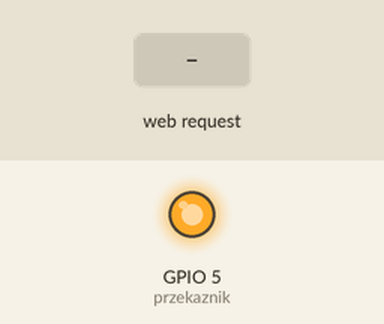
Recording of a sketch running on a simulated ESP8266 (NodeMCU). Parts: output pins drawn as LEDs (lit = HIGH). The test bench sets the inputs (shaded band). WiFi joins after 1.5 s; servers stay silent unless stated; what the sketch prints to the serial monitor is not drawn.

Above: at 2.7 s.
2.8 s: HTTP request GET /turnOn received
At 4.0 s:
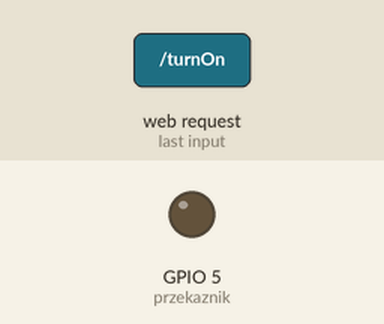
4.3 s: HTTP request GET /turnOff received
At 5.3 s:
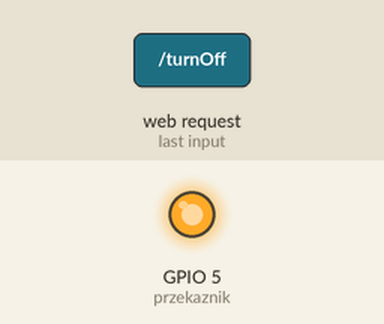
Timing chart, 0 to 7.3 s (numbered marks = the images above; inputs shaded):
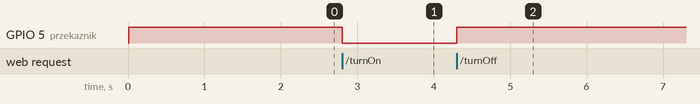

The sketch:

swich_wifi_przyklad.ino
```cpp
#include <ESP8266WiFi.h>
#include <Ticker.h>
#include <Math.h>

 const char* ssid = "0000000"; //nazwa ssid sieci
const char* password = "000000"; //haslo

#define przekaznik 5

WiFiServer server(80);

char kolor[] = "black";


void setup() {
 Serial.begin(115200);
  delay(10);
  pinMode(przekaznik, OUTPUT);
  digitalWrite(przekaznik, HIGH);

  //Laczenie z siecia wifi
  Serial.println();
  Serial.println();
  Serial.print("Laczenie z: ");
  Serial.println(ssid);

  IPAddress ip(000, 000, 0, 000); //preferowany adres IP
  IPAddress gateway(000, 000, 0, 0); // wpisać swoje
  IPAddress subnet(000, 000, 000, 0);
  WiFi.config(ip, gateway, subnet);

  WiFi.begin(ssid, password);

  while (WiFi.status() != WL_CONNECTED) {
    delay(500);
    Serial.print(".");
  }
  Serial.println("");
  Serial.println("WiFi polaczone");


// Start serwera
  server.begin();
  Serial.println("Serwer uruchomiony");


}


void loop() {
   while (WiFi.status() == WL_CONNECTED){

  WiFiClient client = server.available();
  if (!client) {
    return;
  }
 String request = client.readStringUntil('\r');
  client.flush();

 //wlaczenie zasialania piekarnika
 if (request.indexOf("/turnOn") > 0)
  {
    digitalWrite(przekaznik, LOW); //działa
   }
  if (request.indexOf("/turnOff") > 0)  //nie działa
  {
   digitalWrite(przekaznik, HIGH);
  }
   //Zwroc odpowiedz
  client.println("HTTP/1.1 200 OK");
  client.println("Content-Type: text/html");
  client.println(""); //  do not forget this one
  client.println("<!DOCTYPE HTML>");
  client.println("<html>");
  client.println("<head>");
  client.println("<meta name='apple-mobile-web-app-capable' content='yes' />");
  client.println("<meta name='apple-mobile-web-app-status-bar-style' content='black-translucent' />");
  client.println("</head>");
  client.println("<body bgcolor = \"#FFCC66\">");
  client.println("<hr/><hr>");
  client.println("<h4><center>Switch</center></h4>");
  client.println("<hr/><hr>");
  client.println("<br><br>");
  client.println("<center>");
  client.print("<font color= ");
  client.print(kolor);
  client.println(" >");
  client.println("Zasilanie");
  client.print("</font>");
  client.println("<a href=\"/turnOn\"\"><button>Wlacz </button></a>");
  client.println("<a href=\"/turnOff\"\"><button>Wylacz </button></a><br />");
  client.println("<hr/><hr>");
  client.println("</center>");
  client.println("<br><br>");
  client.println("</html>");
  delay(1);
  Serial.println("Client disonnected");
  Serial.println("");
 }

//setup(); //ponowne laczenie z siecia wifi w przypadku rozlaczenia

}
```

Measured:
- after the input at 2.8 s, GPIO 5 (przekaznik): HIGH → LOW at once
- after the input at 4.3 s, GPIO 5 (przekaznik): LOW → HIGH at once
